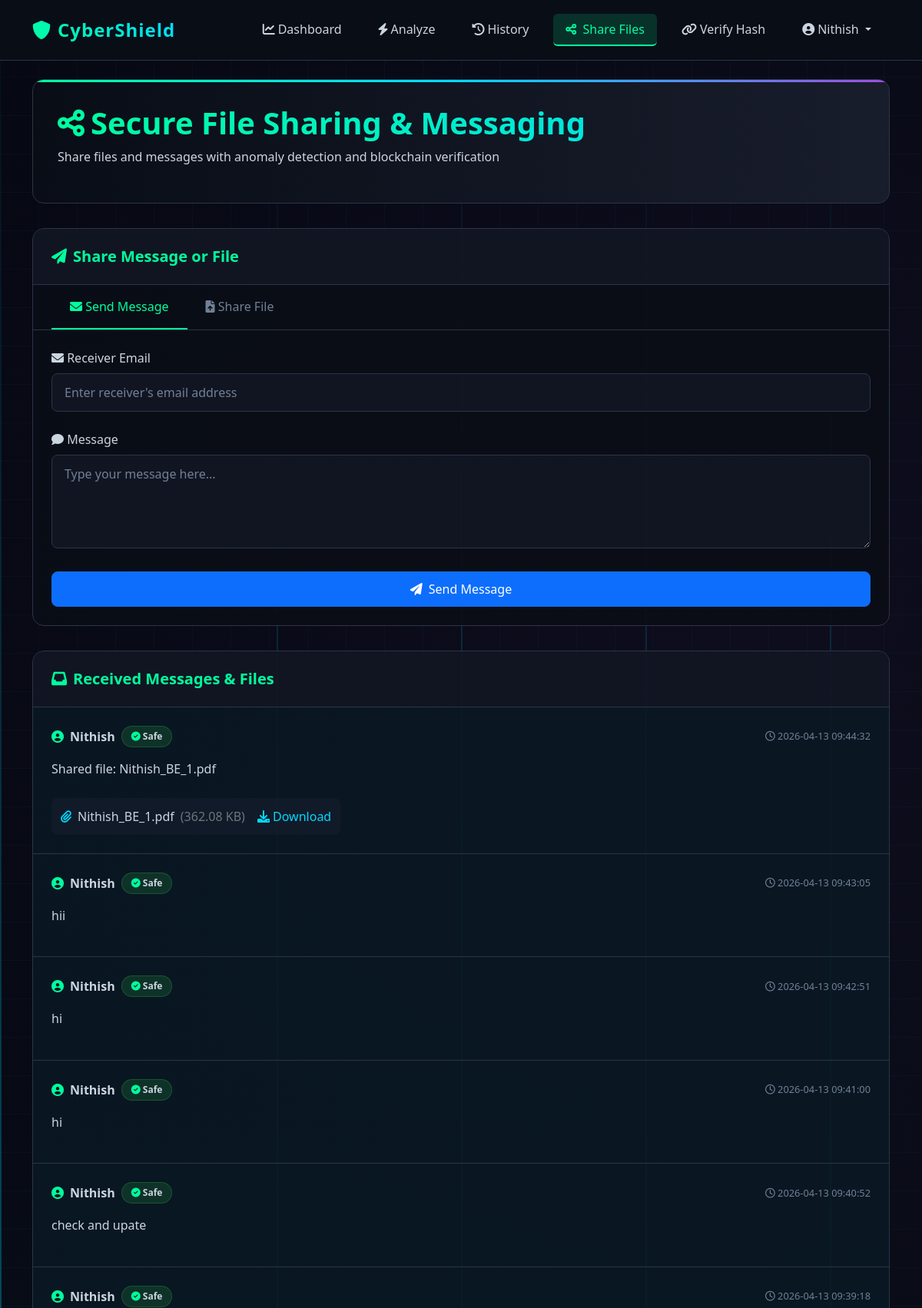
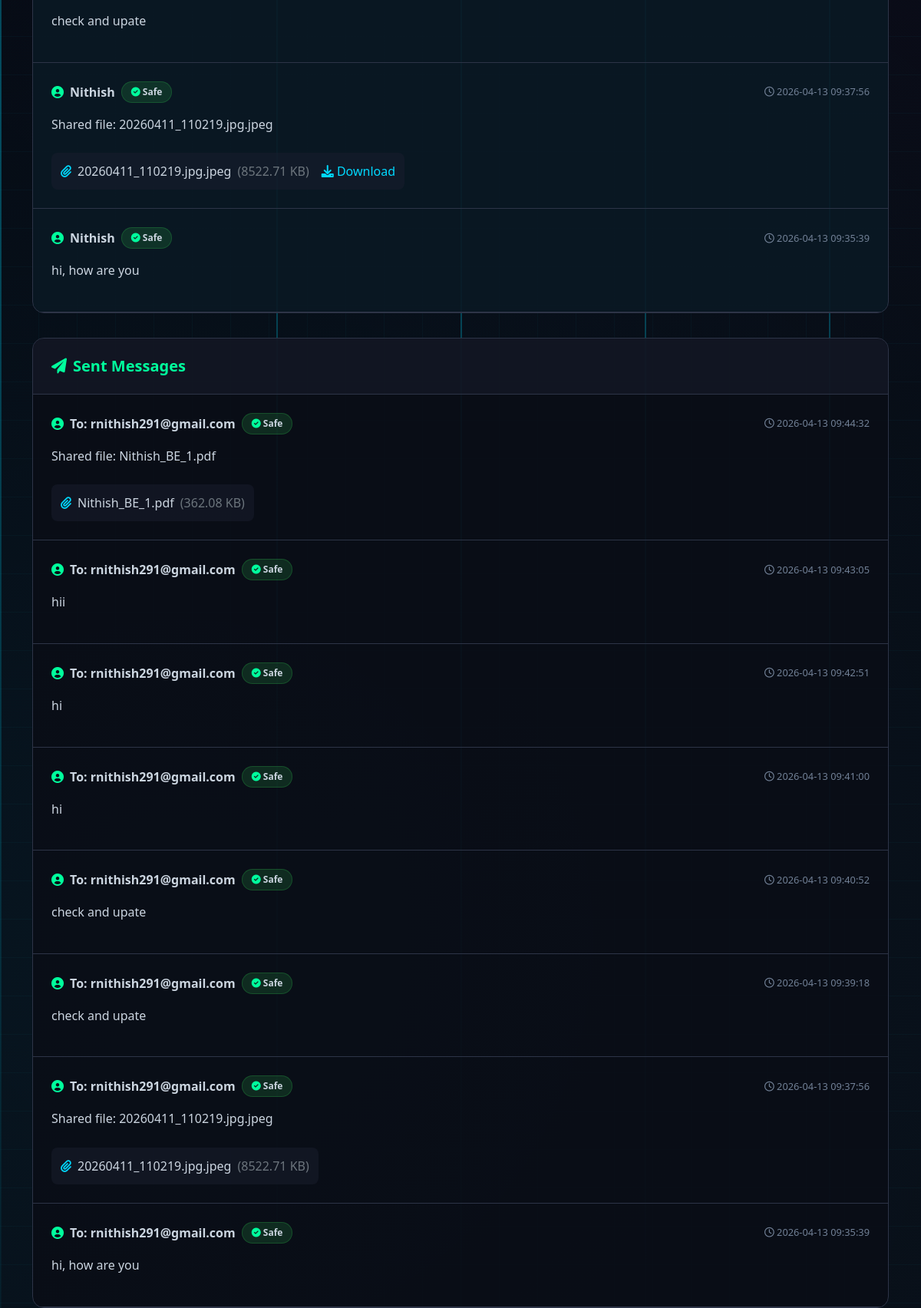
Page /file-share (signed in, upper part) on the committed database (2 pictures, top to bottom).
### app.py (models this page shows)
class User(db.Model, UserMixin):
    id = db.Column(db.Integer, primary_key=True)
    username = db.Column(db.String(80), unique=True, nullable=False)
    email = db.Column(db.String(120), unique=True, nullable=False)
    password = db.Column(db.String(256), nullable=False)
    email_notifications = db.Column(db.Boolean, default=True)
    min_confidence_for_email = db.Column(db.Float, default=70.0)
    created_at = db.Column(db.DateTime, default=datetime.utcnow)
    predictions = db.relationship('Prediction', backref='user', lazy=True)
    notifications = db.relationship('Notification', backref='user', lazy=True)
    sent_messages = db.relationship('SharedMessage', backref='sender', lazy=True, foreign_keys='SharedMessage.sender_id')

class SharedMessage(db.Model):
    id = db.Column(db.Integer, primary_key=True)
    sender_id = db.Column(db.Integer, db.ForeignKey('user.id'), nullable=False)
    receiver_email = db.Column(db.String(120), nullable=False)
    message_content = db.Column(db.Text, nullable=True)
    file_path = db.Column(db.String(500), nullable=True)
    file_name = db.Column(db.String(255), nullable=True)
    file_size = db.Column(db.Integer, default=0)
    is_anomaly = db.Column(db.Boolean, default=False)
    anomaly_score = db.Column(db.Float, default=0.0)
    anomaly_type = db.Column(db.String(100), nullable=True)
    blockchain_hash = db.Column(db.String(64), nullable=True)
    read = db.Column(db.Boolean, default=False)
    created_at = db.Column(db.DateTime, default=datetime.utcnow)

### app.py (the view, shortened to what this page needs)
@app.route('/file-share', methods=['GET', 'POST'])
@login_required
def file_share():
    received_messages = SharedMessage.query.filter_by(receiver_email=current_user.email)\
        .order_by(SharedMessage.created_at.desc()).all()
    sent_messages = SharedMessage.query.filter_by(sender_id=current_user.id)\
        .order_by(SharedMessage.created_at.desc()).all()
    return render_template('file_share.html',
                         received_messages=received_messages,
                         sent_messages=sent_messages)

### app.py (called while the page is built)
@login_manager.user_loader
def load_user(user_id):
    return User.query.get(int(user_id))

@app.context_processor
def utility_processor():
    def get_current_datetime():
        return datetime.now().strftime('%H:%M %d-%m-%Y')
    def get_unread_count():
        if current_user.is_authenticated:
            return Notification.query.filter_by(user_id=current_user.id, read=False).count()
        return 0
    return dict(
        get_current_datetime=get_current_datetime,
        get_unread_count=get_unread_count,
        SharedMessage=SharedMessage
    )

### templates/file_share.html (shortened to what this page needs)
{% extends "base.html" %}
{% block content %}
<div class="file-share-container">
    <div class="share-header">
        <h1><i class="fas fa-share-alt me-2"></i>Secure File Sharing & Messaging</h1>
        <p>Share files and messages with anomaly detection and blockchain verification</p>
    </div>
    <div class="share-form-card">
        <div class="share-form-header">
            <h5><i class="fas fa-paper-plane"></i> Share Message or File</h5>
        </div>
        <div class="share-tabs">
            <div class="share-tab active" onclick="switchTab('message')">
                <i class="fas fa-envelope"></i> Send Message
            </div>
            <div class="share-tab" onclick="switchTab('file')">
                <i class="fas fa-file-upload"></i> Share File
            </div>
        </div>
        <div class="share-form-content">
            <form id="messageForm" class="share-form active" method="POST">
                <div class="cyber-input-group">
                    <label><i class="fas fa-envelope"></i> Receiver Email</label>
                    <input type="email" name="receiver_email" placeholder="Enter receiver's email address" required>
                </div>
                <div class="cyber-input-group">
                    <label><i class="fas fa-comment"></i> Message</label>
                    <textarea name="message_content" rows="4" placeholder="Type your message here..."
                              oninput="analyzeMessageRealTime(this.value)" required></textarea>
                </div>
                <button type="submit" class="btn btn-primary w-100">
                    <i class="fas fa-paper-plane me-2"></i>Send Message
                </button>
            </form>
        </div>
    </div>
    <div class="messages-section">
        <div class="messages-card">
            <div class="messages-header">
                <h5><i class="fas fa-inbox"></i> Received Messages & Files</h5>
            </div>
            {% if received_messages %}
                {% for message in received_messages %}
                <div class="message-item {% if not message.read %}unread{% endif %} {% if message.is_anomaly %}anomaly{% endif %}">
                    <div class="message-header">
                        <div class="message-sender">
                            <i class="fas fa-user-circle"></i>
                            <span>{{ message.sender.username }}</span>
                            <span class="message-badge {% if message.is_anomaly %}badge-anomaly{% else %}badge-safe{% endif %}">
                                {% if message.is_anomaly %}
                                    <i class="fas fa-exclamation-triangle"></i> Anomaly: {{ "%.1f"|format(message.anomaly_score * 100) }}%
                                {% else %}
                                    <i class="fas fa-check-circle"></i> Safe
                                {% endif %}
                            </span>
                        </div>
                        <div class="message-time">
                            <i class="far fa-clock"></i> {{ message.created_at.strftime('%Y-%m-%d %H:%M:%S') }}
                        </div>
                    </div>
                    <div class="message-content">
                        {{ message.message_content }}
                    </div>
                    {% if message.file_path %}
                    <div class="message-attachment">
                        <i class="fas fa-paperclip"></i>
                        <span>{{ message.file_name }}</span>
                        <span class="text-muted">({{ "%.2f"|format(message.file_size / 1024) }} KB)</span>
                        <a href="{{ url_for('download_shared_file', message_id=message.id) }}" class="download-link">
                            <i class="fas fa-download"></i> Download
                        </a>
                    </div>
                    {% endif %}
                </div>
                {% endfor %}
            {% endif %}
        </div>
        <div class="messages-card">
            <div class="messages-header">
                <h5><i class="fas fa-paper-plane"></i> Sent Messages</h5>
            </div>
            {% if sent_messages %}
                {% for message in sent_messages %}
                <div class="message-item {% if message.is_anomaly %}anomaly{% endif %}">
                    <div class="message-header">
                        <div class="message-sender">
                            <i class="fas fa-user-circle"></i>
                            <span>To: {{ message.receiver_email }}</span>
                            <span class="message-badge {% if message.is_anomaly %}badge-anomaly{% else %}badge-safe{% endif %}">
                                {% if message.is_anomaly %}
                                    <i class="fas fa-exclamation-triangle"></i> Anomaly: {{ "%.1f"|format(message.anomaly_score * 100) }}%
                                {% else %}
                                    <i class="fas fa-check-circle"></i> Safe
                                {% endif %}
                            </span>
                        </div>
                        <div class="message-time">
                            <i class="far fa-clock"></i> {{ message.created_at.strftime('%Y-%m-%d %H:%M:%S') }}
                        </div>
                    </div>
                    <div class="message-content">
                        {{ message.message_content }}
                    </div>
                    {% if message.file_path %}
                    <div class="message-attachment">
                        <i class="fas fa-paperclip"></i>
                        <span>{{ message.file_name }}</span>
                        <span class="text-muted">({{ "%.2f"|format(message.file_size / 1024) }} KB)</span>
                    </div>
                    {% endif %}
                </div>
                {% endfor %}
            {% endif %}
        </div>
    </div>
</div>
{% endblock %}

### templates/base.html (shortened to what this page needs)
<!DOCTYPE html>
<html lang="en">
<head>
    <link href="https://cdn.jsdelivr.net/npm/bootstrap@5.1.3/dist/css/bootstrap.min.css" rel="stylesheet">
    <link rel="stylesheet" href="https://cdnjs.cloudflare.com/ajax/libs/font-awesome/6.0.0/css/all.min.css">
    <link rel="stylesheet" href="{{ url_for('static', filename='css/style.css') }}">
</head>
<body>
    <div class="data-stream"></div>
    <nav class="navbar navbar-expand-lg navbar-dark">
        <div class="container">
            <a class="navbar-brand" href="{{ url_for('index') }}">
                <i class="fas fa-shield-alt me-2"></i>CyberShield
            </a>
            <div class="collapse navbar-collapse" id="navbarNav">
                <ul class="navbar-nav ms-auto">
                    {% if current_user.is_authenticated %}
                        <li class="nav-item">
                            <a class="nav-link {% if request.path == url_for('dashboard') %}active{% endif %}"
                               href="{{ url_for('dashboard') }}">
                                <i class="fas fa-chart-line me-1"></i>Dashboard
                            </a>
                        </li>
                        <li class="nav-item">
                            <a class="nav-link {% if request.path == url_for('predict') %}active{% endif %}"
                               href="{{ url_for('predict') }}">
                                <i class="fas fa-bolt me-1"></i>Analyze
                            </a>
                        </li>
                        <li class="nav-item">
                            <a class="nav-link {% if request.path == url_for('history') %}active{% endif %}"
                               href="{{ url_for('history') }}">
                                <i class="fas fa-history me-1"></i>History
                            </a>
                        </li>
                        <li>
                        <a class="nav-link {% if request.path == url_for('file_share') %}active{% endif %}"
                           href="{{ url_for('file_share') }}">
                                <i class="fas fa-share-alt me-1"></i> Share Files
                        </a>
                        </li>
                                        <li class="nav-item">
                            <a class="nav-link {% if request.path == url_for('verify_hash') %}active{% endif %}"
                               href="{{ url_for('verify_hash') }}">
                                <i class="fas fa-link me-1"></i>Verify Hash
                            </a>
                        </li>
                        <li class="nav-item dropdown">
                            <a class="nav-link dropdown-toggle" href="#" id="navbarDropdown" role="button"
                               data-bs-toggle="dropdown" aria-expanded="false">
                                <i class="fas fa-user-circle me-1"></i>{{ current_user.username }}
                            </a>
                        </li>
                    {% endif %}
                </ul>
            </div>
        </div>
    </nav>
    <main class="container mt-4">
        {% block content %}{% endblock %}
    </main>
</body>
</html>

### static/css/style.css (style rules this page uses)
body { background-color: #f8f9fa; font-family: 'Segoe UI', Tahoma, Geneva, Verdana, sans-serif; }
.navbar-brand { font-weight: bold; font-size: 1.5rem; }
.btn { border-radius: 8px; padding: 10px 25px; }

### templates/base.html (style rules this page uses)
:root { --cyber-dark: #0a0e17; --cyber-darker: #050811; --cyber-neon-green: #00ff9d; --cyber-neon-blue: #00d9ff; --cyber-neon-purple: #9d4edd; --cyber-gray: #1a1f2e; --cyber-light-gray: #2d3447; --cyber-card-bg: rgba(10, 14, 23, 0.9); --cyber-text-light: #cbd5e0; --cyber-text-dark: #718096; }
body { background: linear-gradient(135deg, var(--cyber-darker) 0%, var(--cyber-dark) 100%); color: var(--cyber-text-light); min-height: 100vh; position: relative; overflow-x: hidden; }
body::before { content: ''; position: fixed; top: 0; left: 0; right: 0; bottom: 0; background: radial-gradient(circle at 20% 80%, rgba(0, 217, 255, 0.05) 0%, transparent 50%), radial-gradient(circle at 80% 20%, rgba(157, 78, 221, 0.05) 0%, transparent 50%); z-index: -1; }
.navbar { background: rgba(10, 14, 23, 0.95) !important; backdrop-filter: blur(10px); border-bottom: 1px solid var(--cyber-light-gray); padding: 1rem 0; }
.navbar-brand { font-size: 1.5rem; font-weight: 700; background: linear-gradient(45deg, var(--cyber-neon-green), var(--cyber-neon-blue)); -webkit-background-clip: text; -webkit-text-fill-color: transparent; letter-spacing: 1px; }
.nav-link { color: var(--cyber-text-light) !important; font-weight: 500; margin: 0 0.5rem; padding: 0.5rem 1rem !important; border-radius: 6px; transition: all 0.3s ease; }
.nav-link.active { color: var(--cyber-neon-green) !important; background: rgba(0, 255, 157, 0.15); border-bottom: 2px solid var(--cyber-neon-green); }
.container { position: relative; z-index: 1; }
.data-stream { position: fixed; width: 2px; height: 100%; background: linear-gradient(transparent, var(--cyber-neon-blue), transparent); animation: dataFlow 3s linear infinite; opacity: 0.3; z-index: 0; }

### rows in the picture
User: username "Nithish"
SharedMessage: sender.username "Nithish", is_anomaly False (drawn), created_at "2026-04-13 09:44:32", message_content "Shared file: Nithish_BE_1.pdf", file_name "Nithish_BE_1.pdf", message.file_size/1024 "362.08", receiver_email "rnithish291@gmail.com"
SharedMessage: sender.username "Nithish", is_anomaly False (drawn), created_at "2026-04-13 09:43:05", message_content "hii", receiver_email "rnithish291@gmail.com"
SharedMessage: sender.username "Nithish", is_anomaly False (drawn), created_at "2026-04-13 09:42:51", message_content "hi", receiver_email "rnithish291@gmail.com"
SharedMessage: sender.username "Nithish", is_anomaly False (drawn), created_at "2026-04-13 09:41:00", message_content "hi", receiver_email "rnithish291@gmail.com"
SharedMessage: sender.username "Nithish", is_anomaly False (drawn), created_at "2026-04-13 09:40:52", message_content "check and upate", receiver_email "rnithish291@gmail.com"
SharedMessage: sender.username "Nithish", is_anomaly False (drawn), created_at "2026-04-13 09:39:18", message_content "check and upate", receiver_email "rnithish291@gmail.com"
SharedMessage: sender.username "Nithish", is_anomaly False (drawn), created_at "2026-04-13 09:37:56", message_content "Shared file: 20260411_110219.jpg.jpeg", file_name "20260411_110219.jpg.jpeg", message.file_size/1024 "8522.71", receiver_email "rnithish291@gmail.com"
SharedMessage: sender.username "Nithish", is_anomaly False (drawn), created_at "2026-04-13 09:35:39", message_content "hi, how are you", receiver_email "rnithish291@gmail.com"
